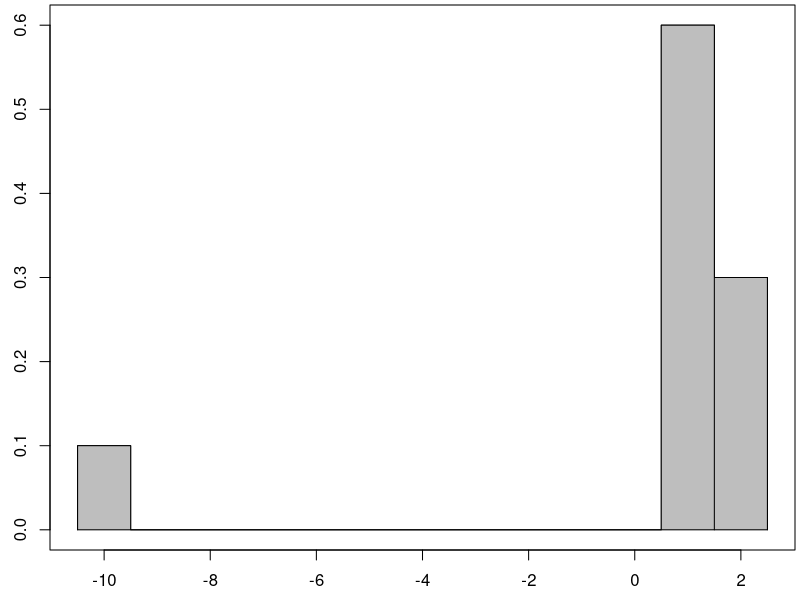
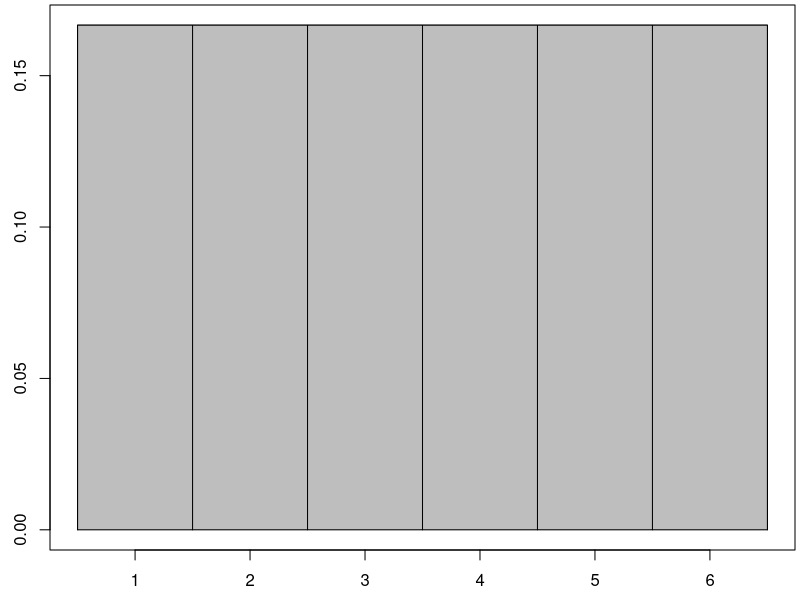
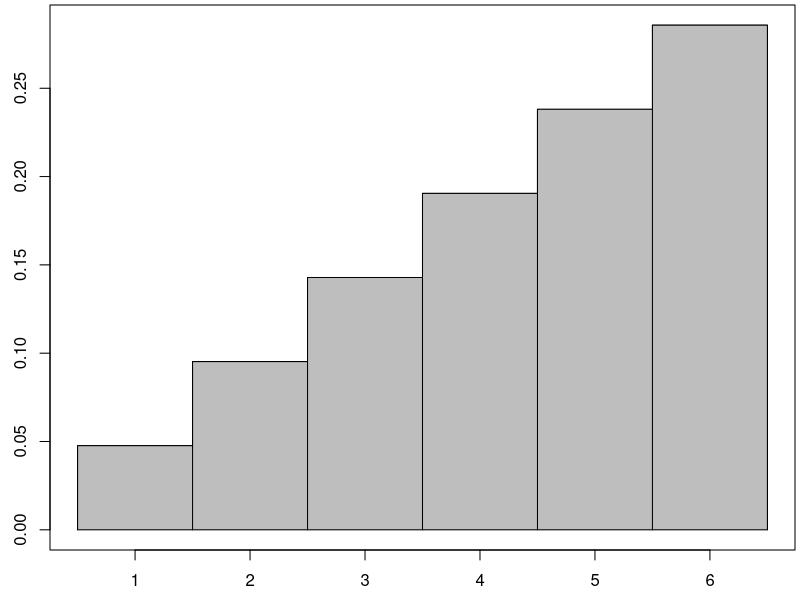

These charts were generated, in order, by the following R code:

x <- c(2,3,4,5,6,7,8,9,10,11,12)
p <- c(1,2,3,4,5,6,5,4,3,2,1)/36

sum(x*p)



#Shades a rug diagram for a probability mass function. 
#Inputs: 
#  x - a vector of data points
#  p - a corresponding vector of probabilities or frequencies
#All widths are 1 unit wide. 
draw_pmf <- function(x,p){
  xs <- c(rbind(x-1/2,x-1/2,x+1/2,x+1/2))
  px <- c(rbind(0,p,p,0))
  par(mar=c(2.5,2.5,0.25,0.25))
  plot.new()
  plot(xs,px,type="l")
  polygon(xs,px,col="gray")
}

x <- c(-10,1,2)
p <- c(0.1,0.6,0.3)
draw_pmf(x,p)

x <- seq(1,6)
p <- rep(1/6,6)
draw_pmf(x,p)

x <- seq(1,6)
p <- c(1/21,2/21,3/21,4/21,5/21,6/21)
draw_pmf(x,p)
